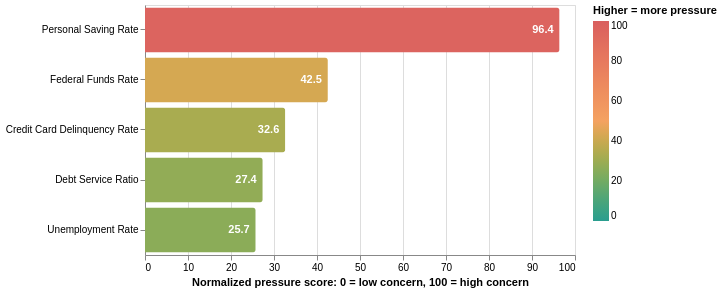

Here is the notebook cell this chart was saved with:
### Markdown cell above
## 2. Main Pressure Score Chart

The normalized score converts each original indicator to a 0-100 normalized pressure score. Higher bars mean the latest reading is more concerning relative to that indicator's own history. The personal saving rate is reversed because lower saving signals more pressure.

### Code cell
pressure_tooltip = [
    alt.Tooltip("indicator:N", title="Indicator"),
    alt.Tooltip("group:N", title="Role"),
    alt.Tooltip("latest_value:Q", title="Latest value (%)", format=".2f"),
    alt.Tooltip("latest_date:T", title="Latest date", format="%Y-%m-%d"),
    alt.Tooltip("pressure_percentile:Q", title="Normalized pressure score", format=".1f"),
    alt.Tooltip("pressure_level:N", title="Pressure level"),
]

pressure_base = alt.Chart(summary).encode(
    x=alt.X("pressure_percentile:Q", title="Normalized pressure score: 0 = low concern, 100 = high concern", scale=alt.Scale(domain=[0, 100])),
    y=alt.Y("indicator:N", title=None, sort=alt.SortField(field="pressure_percentile", order="descending")),
)
pressure_bars = pressure_base.mark_bar(cornerRadiusEnd=3).encode(
    color=alt.Color("pressure_percentile:Q", title="Higher = more pressure", scale=alt.Scale(domain=[0, 50, 100], range=PRESSURE_COLORS)),
    tooltip=pressure_tooltip,
)
pressure_labels = pressure_base.mark_text(align="right", baseline="middle", dx=-6, color="white", fontWeight="bold").encode(
    text=alt.Text("pressure_percentile:Q", format=".1f")
)
pressure_score_chart = (pressure_bars + pressure_labels).properties(width=430, height=250)
display(pressure_score_chart)

### Figure 1 — Vega-Lite specification as saved in the notebook (floating-point values rounded to 4 significant figures)
{"config": {"view": {"continuousWidth": 300, "continuousHeight": 300}}, "layer": [{"mark": {"type": "bar", "cornerRadiusEnd": 3}, "encoding": {"color": {"field": "pressure_percentile", "scale": {"domain": [0, 50, 100], "range": ["#2a9d8f", "#f4a261", "#d95f5f"]}, "title": "Higher = more pressure", "type": "quantitative"}, "tooltip": [{"field": "indicator", "title": "Indicator", "type": "nominal"}, {"field": "group", "title": "Role", "type": "nominal"}, {"field": "latest_value", "format": ".2f", "title": "Latest value (%)", "type": "quantitative"}, {"field": "latest_date", "format": "%Y-%m-%d", "title": "Latest date", "type": "temporal"}, {"field": "pressure_percentile", "format": ".1f", "title": "Normalized pressure score", "type": "quantitative"}, {"field": "pressure_level", "title": "Pressure level", "type": "nominal"}], "x": {"field": "pressure_percentile", "scale": {"domain": [0, 100]}, "title": "Normalized pressure score: 0 = low concern, 100 = high concern", "type": "quantitative"}, "y": {"field": "indicator", "sort": {"field": "pressure_percentile", "order": "descending"}, "title": null, "type": "nominal"}}}, {"mark": {"type": "text", "align": "right", "baseline": "middle", "color": "white", "dx": -6, "fontWeight": "bold"}, "encoding": {"text": {"field": "pressure_percentile", "format": ".1f", "type": "quantitative"}, "x": {"field": "pressure_percentile", "scale": {"domain": [0, 100]}, "title": "Normalized pressure score: 0 = low concern, 100 = high concern", "type": "quantitative"}, "y": {"field": "indicator", "sort": {"field": "pressure_percentile", "order": "descending"}, "title": null, "type": "nominal"}}}], "data": {"name": "data-7ce849a401303408d3fa7d360adf6c4d"}, "height": 250, "width": 430, "$schema": "https://vega.github.io/schema/vega-lite/v6.4.1.json", "datasets": {"data-7ce849a401303408d3fa7d360adf6c4d": [{"series_code": "TDSP", "indicator": "Debt Service Ratio", "group": "Core household", "latest_date": "2025-10-01T00:00:00", "latest_value": 11.32, "unit": "%", "historical_average": 12.46, "historical_median": 11.76, "historical_min": 9.051, "historical_max": 15.85, "pressure_percentile": 27.38, "pressure_level": "lower", "pressure_direction": "higher_is_worse", "pressure_direction_label": "higher is worse", "indicator_order": 0, "latest_date_label": "2025-10-01", "latest_value_label": "11.32%", "pressure_percentile_label": "27.4"}, {"series_code": "PSAVERT", "indicator": "Personal Saving Rate", "group": "Core household", "latest_date": "2026-04-01T00:00:00", "latest_value": 2.6, "unit": "%", "historical_average": 8.376, "historical_median": 8.3, "historical_min": 1.4, "historical_max": 31.8, "pressure_percentile": 96.41, "pressure_level": "elevated", "pressure_direction": "lower_is_worse", "pressure_direction_label": "lower is worse", "indicator_order": 1, "latest_date_label": "2026-04-01", "latest_value_label": "2.60%", "pressure_percentile_label": "96.4"}, {"series_code": "DRCCLACBS", "indicator": "Credit Card Delinquency Rate", "group": "Core household", "latest_date": "2026-01-01T00:00:00", "latest_value": 2.92, "unit": "%", "historical_average": 3.692, "historical_median": 3.85, "historical_min": 1.53, "historical_max": 6.77, "pressure_percentile": 32.62, "pressure_level": "lower", "pressure_direction": "higher_is_worse", "pressure_direction_label": "higher is worse", "indicator_order": 2, "latest_date_label": "2026-01-01", "latest_value_label": "2.92%", "pressure_percentile_label": "32.6"}, {"series_code": "UNRATE", "indicator": "Unemployment Rate", "group": "Economic context", "latest_date": "2026-05-01T00:00:00", "latest_value": 4.3, "unit": "%", "historical_average": 5.659, "historical_median": 5.5, "historical_min": 2.5, "historical_max": 14.8, "pressure_percentile": 25.74, "pressure_level": "lower", "pressure_direction": "higher_is_worse", "pressure_direction_label": "higher is worse", "indicator_order": 3, "latest_date_label": "2026-05-01", "latest_value_label": "4.30%", "pressure_percentile_label": "25.7"}, {"series_code": "FEDFUNDS", "indicator": "Federal Funds Rate", "group": "Economic context", "latest_date": "2026-05-01T00:00:00", "latest_value": 3.63, "unit": "%", "historical_average": 4.598, "historical_median": 4.27, "historical_min": 0.05, "historical_max": 19.1, "pressure_percentile": 42.53, "pressure_level": "moderate/mixed", "pressure_direction": "higher_is_worse", "pressure_direction_label": "higher is worse", "indicator_order": 4, "latest_date_label": "2026-05-01", "latest_value_label": "3.63%", "pressure_percentile_label": "42.5"}]}}
